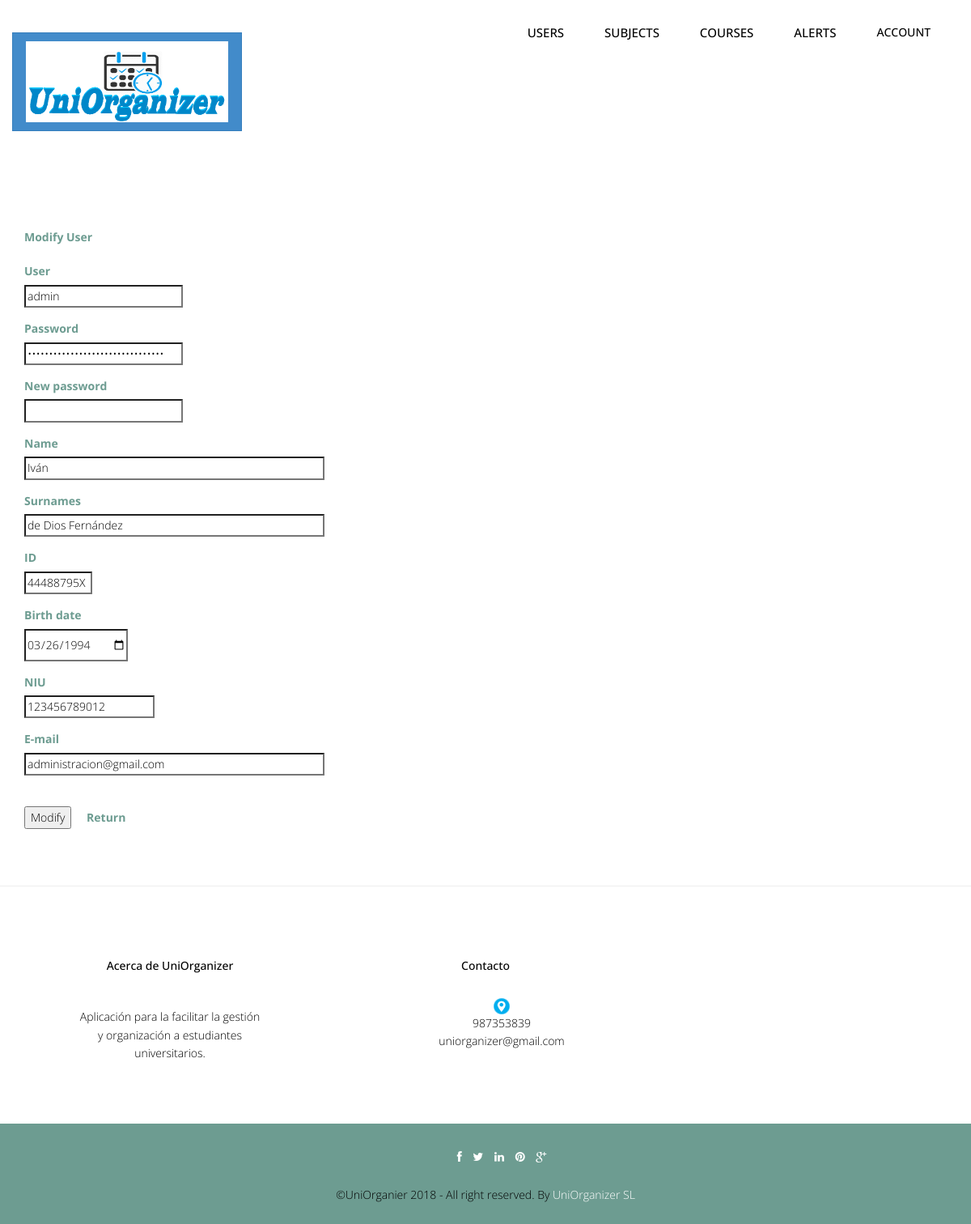
Before: /Controllers/USUARIO_Controller.php?username=admin&accion=Modify (signed in) with the older database file.
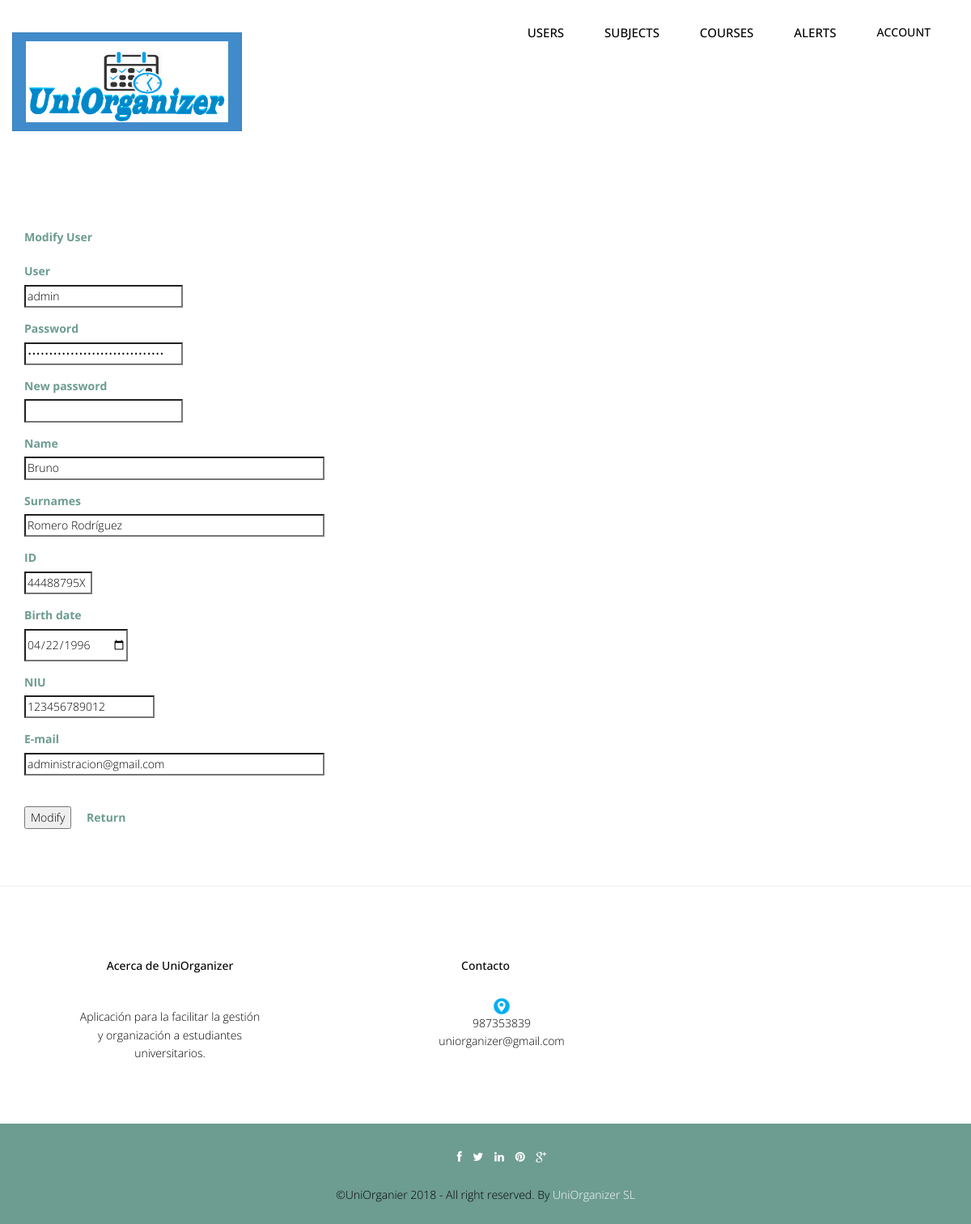
After: the same page with the newer database file.
### tables this page shows
CREATE TABLE `usuario` (
  `username` varchar(20) NOT NULL,
  `password` varchar(50) NOT NULL,
  `tipoUsuario` int(10) NOT NULL,
  `nombre` varchar(50) NOT NULL,
  `apellidos` varchar(50) NOT NULL,
  `dni` varchar(9) NOT NULL,
  `fechaNac` date NOT NULL,
  `niu` varchar(12) NOT NULL,
  `email` varchar(50) NOT NULL
);

### Controllers/USUARIO_Controller.php (called while the page is built, shortened)
<?php
include '../Models/USUARIO_Model.php';
include '../Views/header.php';
Switch ($_REQUEST['accion']) {
    case $strings['Modificar']:
            if (!isset($_REQUEST['dni'])) {
                $usuario = new USUARIO_Modelo($_REQUEST['username'], '', ConsultarTipoUsuario($_REQUEST['username']), '', '', '', '', '', '', '', '');
                $valores = $usuario->RellenaDatos();
                if (!tienePermisos('USUARIO_Modificar')) {
                    new Mensaje('No tienes los permisos necesarios', 'USUARIO_Controller.php');
                } else {
                    new USUARIO_Modificar($valores, 'USUARIO_Controller.php');
                }
            } else {
                $usuario = get_data_form();
                $respuesta = $usuario->Modificar();
                new Mensaje($respuesta, 'USUARIO_Controller.php');
            }
        break;
}
?>

### Models/USUARIO_Model.php (called while the page is built, shortened)
<?php
class USUARIO_Modelo {
    var $username;
    var $mysqli;
    function __construct($username, $password, $tipoUsuario, $nombre, $apellidos, $dni, $fechaNac, $niu, $email, $newPassword) {
        $this->username = $username;
    }
    function ConectarBD() {
        $this->mysqli = new mysqli("localhost", "root", "", "uniorganizer");
    }
    function RellenaDatos() {
        $sql = "SELECT * FROM USUARIO WHERE USUARIO.username = '" . $this->username . "'";
        if (!($resultado = $this->mysqli->query($sql))) {
            return 'Error en la consulta sobre la base de datos';
        } else {
            $result = $resultado->fetch_array();
            return $result;
        }
    }
}
?>

### Views/USUARIO_EDIT_Vista.php (the view, shortened to what the changed rows need)
<?php
class USUARIO_Modificar {
    private $valores;
    function __construct($valores, $volver) {
        $this->valores = $valores;
        $this->render();
    }
    function render() {
        ?><script type="text/javascript" src="../js/validate.js"></script>
        <div class="container" >
            <form  id="form" name="form" action='USUARIO_Controller.php?user=user'  method='post'   enctype="multipart/form-data">
                <div class="form-group">
                    <label class="control-label" ><?php echo $strings['username']; ?></label><br>
                    <input class="form" id="username" name="username" size="25" type="text" required="true" readonly="true" value="<?php echo $this->valores['username']; ?>">
                </div>
                <div class="form-group">
                    <label class="control-label" ><?php echo $strings['password']; ?></label><br>
                    <input class="form" id="password" name="password" size="25" type="password" required="true" readonly='true' value="<?php echo $this->valores['password']; ?>"/>
                </div>
                <div class="form-group">
                    <label class="control-label" ><?php echo $strings['nombre']; ?></label><br>
                    <input class="form" id="nombre" name="nombre" size="50" type="text" required="true" value="<?php echo $this->valores['nombre']; ?>">
                </div>
                <div class="form-group">
                    <label class="control-label" ><?php echo $strings['apellidos']; ?></label><br>
                    <input class="form" id="apellidos" name="apellidos" size="50" type="text" required="true" value="<?php echo $this->valores['apellidos']; ?>">
                </div>
                <div class="form-group">
                    <label class="control-label" ><?php echo $strings['dni']; ?></label><br>
                    <input class="form" id="dni" name="dni" size="9" type="text" required="true" value="<?php echo $this->valores['dni']; ?>">
                </div>
                <div class="form-group">
                    <label class="control-label" ><?php echo $strings['fechaNac']; ?></label><br>
                    <input class="form" id="fechaNac" name="fechaNac" type="date" required="true" value="<?php echo $this->valores['fechaNac']; ?>">
                </div>
                <div class="form-group">
                    <label class="control-label" ><?php echo $strings['niu']; ?></label><br>
                    <input class="form" id="niu" name="niu" size="20" type="text" required="true" value="<?php echo $this->valores['niu']; ?>">
                </div>
                <div class="form-group">
                    <label class="control-label" ><?php echo $strings['email']; ?></label><br>
                    <input class="form" id="email" name="email" size="50" type="email" required="true" value="<?php echo $this->valores['email']; ?>">
                </div>
                <br>
            </form>
        </div>
        <?php
        include '../Views/footer.php';
    }
}
?>

Changed rows visible on the page:
changed usuario "admin": nombre "Iván" → "Bruno"; apellidos "de Dios Fernández" → "Romero Rodríguez"; fechaNac "03/26/1994" → "04/22/1996"
